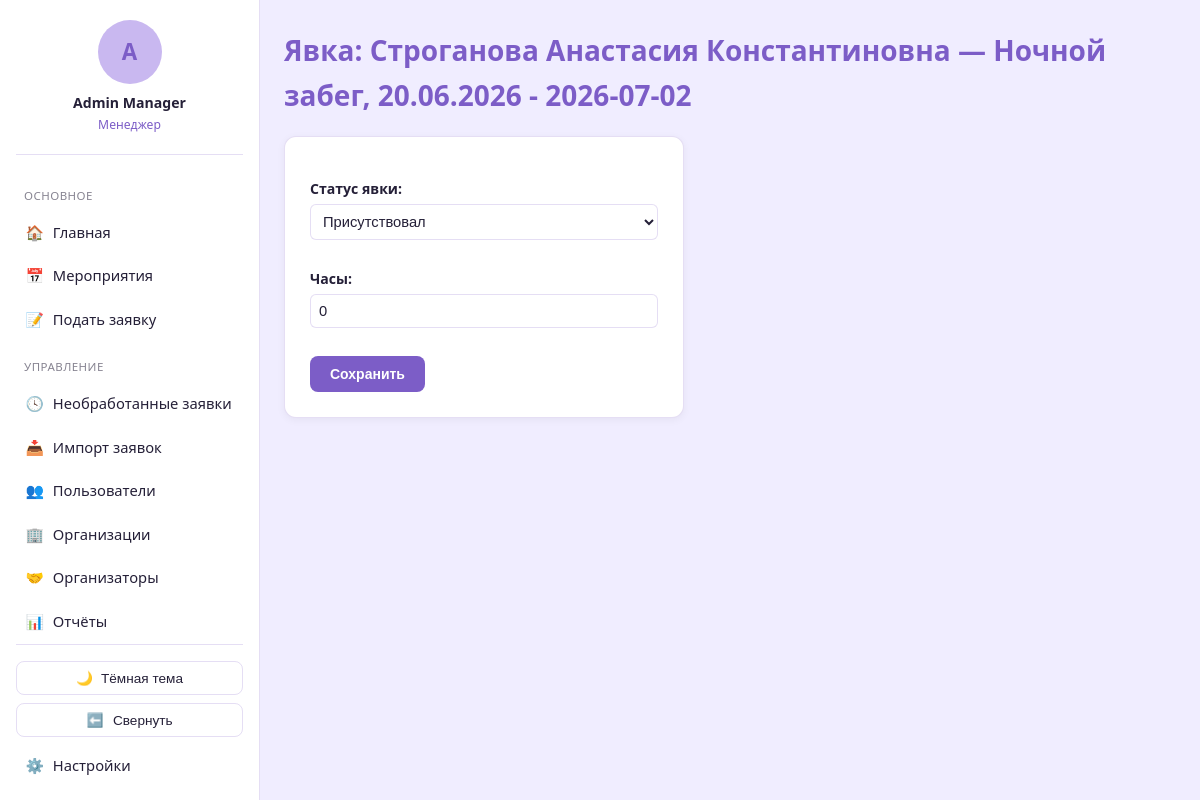
The page /participations/1/edit/ (signed in) on the database its author committed.
### blog/models.py (models this page shows, shortened)
class User(AbstractBaseUser):
    GENDER_CHOICES = [
        ('male', 'Мужской'),
        ('female', 'Женский'),
    ]
    STATUS_CHOICES = [
        ('active', 'Активен'),
        ('inactive', 'Неактивен'),
        ('blacklisted', 'В блэклисте'),
    ]
    id = models.AutoField(primary_key=True)
    system_username = models.CharField(max_length=50, blank=True, null=True, db_index=True)
    telegram_id = models.CharField(max_length=50, unique=True, db_index=True)
    telegram_username = models.CharField(max_length=100, blank=True, null=True)
    VK_username = models.CharField(max_length=100, blank=True, null=True)
    first_name = models.CharField(max_length=100, blank=True, null=True)
    last_name = models.CharField(max_length=100, blank=True, null=True)
    email = models.EmailField(blank=True, null=True)
    phone = models.CharField(max_length=20, blank=True, null=True)
    birthday = models.DateField(blank=True, null=True)
    about = models.TextField(blank=True, null=True)
    gender = models.CharField(max_length=10, choices=GENDER_CHOICES, blank=True, null=True)
    status = models.CharField(max_length=20, choices=STATUS_CHOICES, default='active')
    comment = models.TextField(blank=True, null=True)
    created_at = models.DateTimeField(auto_now_add=True)
    last_event_at = models.DateTimeField(blank=True, null=True)
    total_event_count = models.IntegerField(default=0)
    season_event_count = models.IntegerField(default=0)
    total_hours = models.IntegerField(default=0)
    season_hours = models.IntegerField(default=0)
    churn_score = models.FloatField(default=0)
    login = models.CharField(max_length=50, unique=True, blank=True, null=True)
    web_credentials_set_at = models.DateTimeField(blank=True, null=True)
    notify_new_events = models.BooleanField(default=True)
    objects = UserManager()
    USERNAME_FIELD = 'telegram_id'
    REQUIRED_FIELDS = []
    class Meta:
        db_table = 'users'
        verbose_name = 'Пользователь'
        verbose_name_plural = 'Пользователи'
    @property
    def full_name(self):
        return f"{self.first_name or ''} {self.last_name or ''}".strip() or self.telegram_username or self.telegram_id

class Participation(models.Model):
    STATUS_CHOICES = [
        ('attended', 'Присутствовал'),
        ('absent_excused', 'Отсутствовал (уважительно)'),
        ('absent_unexcused', 'Отсутствовал (без предупреждения)'),
    ]
    id = models.AutoField(primary_key=True)
    user = models.ForeignKey(User, on_delete=models.CASCADE, related_name='participations')
    event_day = models.ForeignKey(EventDay, on_delete=models.CASCADE, related_name='participations')
    status = models.CharField(max_length=30, choices=STATUS_CHOICES, default='attended')
    hours = models.IntegerField(default=0)
    created_at = models.DateTimeField(auto_now_add=True)
    class Meta:
        db_table = 'participations'
        verbose_name = 'Участие'
        verbose_name_plural = 'Участия'
        indexes = [
            models.Index(fields=['user', 'event_day']),
        ]

class EventDay(models.Model):
    id = models.AutoField(primary_key=True)
    event = models.ForeignKey(Event, on_delete=models.CASCADE, related_name='days')
    day = models.DateField()
    start_time = models.DateTimeField()
    end_time = models.DateTimeField()
    volunteer_needed = models.IntegerField(default=0)
    location = models.ForeignKey(Location, on_delete=models.SET_NULL, null=True, blank=True, related_name='event_days')
    class Meta:
        db_table = 'event_days'
        verbose_name = 'День мероприятия'
        verbose_name_plural = 'Дни мероприятий'
        indexes = [
            models.Index(fields=['event']),
        ]
    def __str__(self):
        return f"{self.event.title} - {self.day}"

class Event(models.Model):
    STATUS_CHOICES = [
        ('upcoming', 'Предстоит'),
        ('ongoing', 'Идёт'),
        ('finished', 'Завершено'),
    ]
    RECRUIT_STATUS_CHOICES = [
        ('open', 'Открыт'),
        ('closed', 'Закрыт'),
    ]
    DOBRO_LINK_TYPE_CHOICES = [
        ('event', 'Мероприятие'),
        ('organization', 'Организация'),
        ('project', 'Проект'),
    ]
    id = models.AutoField(primary_key=True)
    title = models.CharField(max_length=255)
    description = models.TextField(blank=True, null=True)
    location = models.ForeignKey(Location, on_delete=models.SET_NULL, null=True, blank=True, related_name='events')
    chat_link = models.URLField(blank=True, null=True)
    post_in_chanel_link = models.URLField(blank=True, null=True)
    dobro_ru_link = models.URLField(blank=True, null=True)
    dobro_ru_link_type = models.CharField(max_length=20, choices=DOBRO_LINK_TYPE_CHOICES, blank=True, null=True)
    dobro_ru_hours_logged = models.BooleanField(default=False)
    dobro_ru_logged_by = models.ForeignKey(User, on_delete=models.SET_NULL, null=True, blank=True, related_name='dobro_ru_logged_events')
    event_status = models.CharField(max_length=20, choices=STATUS_CHOICES, default='upcoming')
    recruit_status = models.CharField(max_length=20, choices=RECRUIT_STATUS_CHOICES, default='open')
    organization = models.ForeignKey(Organization, on_delete=models.SET_NULL, null=True, blank=True, related_name='events')
    organizer = models.ForeignKey(Organizer, on_delete=models.SET_NULL, null=True, blank=True, related_name='managed_events')
    created_at = models.DateTimeField(auto_now_add=True)
    published_at = models.DateTimeField(blank=True, null=True)
    people_helped = models.IntegerField(blank=True, null=True)
    internal_comment = models.TextField(blank=True, null=True)
    letter = models.ForeignKey(ThankYouLetterTemplate, on_delete=models.SET_NULL, null=True, blank=True, related_name='events')
    class Meta:
        db_table = 'events'
        verbose_name = 'Мероприятие'
        verbose_name_plural = 'Мероприятия'

### blog/views.py (the view, shortened to what this page needs)
# urls.py: path('participations/<int:participation_id>/edit/', views.participation_edit, name='participation_edit'),
@login_required
def participation_edit(request, participation_id):
    participation = get_object_or_404(
        Participation.objects.select_related('event_day__event', 'user'), pk=participation_id
    )
    event = participation.event_day.event
    if not can_process_applications(request.user, event.id):
        raise PermissionDenied('Нет доступа к явке этого мероприятия.')
    form = ParticipationForm(request.POST or None, instance=participation)
    return render(request, 'blog/participation_form.html', {'form': form, 'participation': participation})

### blog/forms.py
class ParticipationForm(forms.ModelForm):
    class Meta:
        model = Participation
        fields = ['status', 'hours']
        labels = {
            'status': 'Статус явки',
            'hours': 'Часы',
        }

### blog/context_processors.py (called while the page is built)
def role_flags(request):
    user = getattr(request, 'user', None)
    authenticated = bool(user and user.is_authenticated)
    return {
        'is_manager': is_manager(user) if authenticated else False,
        'is_team_leader': is_team_leader(user) if authenticated else False,
        'role_label': role_label(user) if authenticated else None,
    }

### blog/services/roles.py (called while the page is built)
def is_manager(user: User) -> bool:
    if not user or not user.is_authenticated:
        return False
    return user.manager_roles.filter(revoked_at__isnull=True).exists()

def is_team_leader(user: User) -> bool:
    if not user or not user.is_authenticated:
        return False
    return user.team_leader_roles.filter(revoked_at__isnull=True).exists()

def can_process_applications(user: User, event_id: int) -> bool:
    return is_manager(user) or is_team_leader_of_event(user, event_id)

def role_label(user: User) -> str:
    if is_manager(user):
        return 'Менеджер'
    if is_team_leader(user):
        return 'Тим-лидер'
    return 'Волонтёр'

### blog/templates/blog/participation_form.html (shortened to what this page needs)
{% extends 'blog/base.html' %}
{% block content %}
<h1>Явка: {{ participation.user.full_name }} — {{ participation.event_day }}</h1>
<div class="card" style="max-width:400px;">
    <form method="post">
        {{ form.as_p }}
        <button type="submit" class="btn">Сохранить</button>
    </form>
</div>
{% endblock %}

### blog/templates/blog/base.html (shortened to what this page needs)
{% load static %}<!DOCTYPE html>
<html lang="ru">
<head>
</head>
<body class="{% if request.COOKIES.sidebar_collapsed == '1' %}sidebar-collapsed{% endif %}">
{% if user.is_authenticated %}
<aside class="sidebar">
    <a href="{% url 'profile_detail' user.id %}" class="sidebar-account">
        <div class="avatar-placeholder">{{ user.full_name|slice:":1"|upper }}</div>
        <div class="username">{{ user.full_name }}</div>
        <div class="role">{{ role_label }}</div>
    </a>
    <div class="nav-section-title">Основное</div>
    <a href="{% url 'dashboard' %}" class="nav-link {% if request.resolver_match.url_name == 'dashboard' %}active{% endif %}" title="Главная"><span class="icon">🏠</span><span class="nav-label"> Главная</span></a>
    <a href="{% url 'event_list' %}" class="nav-link {% if request.resolver_match.url_name in 'event_list,event_detail' %}active{% endif %}" title="Мероприятия"><span class="icon">📅</span><span class="nav-label"> Мероприятия</span></a>
    <a href="{% url 'application_create' %}" class="nav-link " title="Подать заявку"><span class="icon">📝</span><span class="nav-label"> Подать заявку</span></a>
    {% if is_manager %}
    <div class="nav-section-title">Управление</div>
    <a href="{% url 'pending_applications' %}" class="nav-link " title="Необработанные заявки"><span class="icon">🕓</span><span class="nav-label"> Необработанные заявки</span></a>
    <a href="{% url 'import_preview' %}" class="nav-link " title="Импорт заявок"><span class="icon">📥</span><span class="nav-label"> Импорт заявок</span></a>
    <a href="{% url 'user_list' %}" class="nav-link {% if request.resolver_match.url_name == 'user_list' %}active{% endif %}" title="Пользователи"><span class="icon">👥</span><span class="nav-label"> Пользователи</span></a>
    <a href="{% url 'organizations_list' %}" class="nav-link " title="Организации"><span class="icon">🏢</span><span class="nav-label"> Организации</span></a>
    <a href="{% url 'organizer_list' %}" class="nav-link " title="Организаторы"><span class="icon">🤝</span><span class="nav-label"> Организаторы</span></a>
    <a href="{% url 'report_period' %}" class="nav-link {% if request.resolver_match.url_name == 'report_period' %}active{% endif %}" title="Отчёты"><span class="icon">📊</span><span class="nav-label"> Отчёты</span></a>
    {% endif %}
    <div class="sidebar-footer">
        <button type="button" class="theme-toggle" id="theme-toggle" title="Тема">
            <span class="icon" id="theme-icon">🌙</span><span class="theme-label" id="theme-label"> Тёмная тема</span>
        </button>
        <button type="button" class="sidebar-toggle" id="sidebar-toggle" title="Свернуть панель">
            <span class="icon" id="sidebar-toggle-icon">⬅️</span><span class="nav-label" id="sidebar-toggle-label"> Свернуть</span>
        </button>
        <a href="{% url 'settings' %}" class="nav-link {% if request.resolver_match.url_name == 'settings' %}active{% endif %}" title="Настройки"><span class="icon">⚙️</span><span class="nav-label"> Настройки</span></a>
        <a href="{% url 'logout' %}" class="nav-link" title="Выйти"><span class="icon">🚪</span><span class="nav-label"> Выйти</span></a>
    </div>
</aside>
{% endif %}
<div class="page-wrapper" style="{% if not user.is_authenticated %}margin-left:0;{% endif %}">
    <main>
        {% block content %}{% endblock %}
    </main>
</div>
</body>
</html>

### blog/templates/blog/base.html (style rules this page uses)
:root, [data-theme="light"] { --bg: #F0EDFF; --surface: #FFFFFF; --primary: #7C5DC7; --primary-contrast: #FFFFFF; --secondary: #C9B8F0; --text: #252038; --success: #A895E8; --danger: #C0392B; --border: rgba(124, 93, 199, 0.2); --sidebar-width: 260px; --sidebar-width-collapsed: 68px; }
* { box-sizing: border-box; }
body { margin: 0; font-family: 'Segoe UI', Tahoma, Geneva, Verdana, sans-serif; font-size: 16px; line-height: 1.6; background: var(--bg); color: var(--text); }
a { color: inherit; }
.sidebar { position: fixed; top: 0; left: 0; bottom: 0; width: var(--sidebar-width); background: var(--surface); border-right: 1px solid var(--border); display: flex; flex-direction: column; padding: 1.25rem 1rem; overflow-x: hidden; overflow-y: auto; transition: width 0.2s ease; z-index: 10; }
.sidebar-account { display: flex; flex-direction: column; align-items: center; text-align: center; text-decoration: none; padding-bottom: 1.25rem; margin-bottom: 1rem; border-bottom: 1px solid var(--border); }
.avatar-placeholder { width: 64px; height: 64px; border-radius: 50%; background: var(--secondary); display: flex; align-items: center; justify-content: center; font-size: 1.4rem; font-weight: 700; color: var(--primary); margin-bottom: 0.5rem; flex-shrink: 0; }
.sidebar-account .username { font-size: 0.88rem; font-weight: 600; color: var(--text); }
.sidebar-account .role { font-size: 0.76rem; color: var(--primary); }
.nav-section-title { font-size: 0.72rem; text-transform: uppercase; letter-spacing: 0.04em; color: var(--text); opacity: 0.55; margin: 1rem 0 0.4rem; padding: 0 0.5rem; white-space: nowrap; }
.nav-link { display: flex; align-items: center; gap: 0.6rem; padding: 0.55rem 0.6rem; border-radius: 8px; text-decoration: none; color: var(--text); font-size: 0.92rem; margin-bottom: 0.15rem; white-space: nowrap; }
.nav-link .icon { width: 1.2em; text-align: center; flex-shrink: 0; }
.sidebar-footer { margin-top: auto; padding-top: 1rem; border-top: 1px solid var(--border); }
.sidebar-toggle { display: flex; align-items: center; justify-content: center; gap: 0.6rem; width: 100%; background: none; border: 1px solid var(--border); border-radius: 8px; color: var(--text); padding: 0.5rem; cursor: pointer; font-size: 0.85rem; margin-bottom: 0.5rem; }
.theme-toggle { display: flex; align-items: center; justify-content: center; gap: 0.5rem; width: 100%; background: none; border: 1px solid var(--border); border-radius: 8px; color: var(--text); padding: 0.5rem; cursor: pointer; font-size: 0.85rem; margin-bottom: 0.5rem; }
.page-wrapper { margin-left: var(--sidebar-width); min-height: 100vh; transition: margin-left 0.2s ease; }
main { max-width: 1100px; margin: 0 auto; padding: 1.75rem 1.5rem; }
h1 { font-size: 28px; font-weight: 700; color: var(--primary); margin-top: 0; }
.card { background: var(--surface); border: 1px solid var(--border); border-radius: 12px; box-shadow: 0 2px 8px rgba(0,0,0,0.05); padding: 25px; margin-bottom: 1rem; }
.btn { display: inline-block; background: var(--primary); color: var(--primary-contrast); padding: 10px 20px; border-radius: 8px; border: none; text-decoration: none; font-size: 14px; font-weight: 600; cursor: pointer; }
input, select, textarea { width: 100%; padding: 0.5rem; border: 1px solid var(--border); border-radius: 6px; font-size: 0.92rem; margin-bottom: 0.75rem; background: var(--surface); color: var(--text); }
label { font-weight: 600; font-size: 0.88rem; display: block; margin-bottom: 0.2rem; }

### rows shown on the page
User: full_name "A", full_name "Admin Manager"
Participation: user.full_name "Строганова Анастасия Константиновна", event_day "Ночной забег, 20.06.2026 - 2026-07-02", status "Присутствовал", hours "0"

### other values the page prints
{{ role_label }} "Менеджер"
